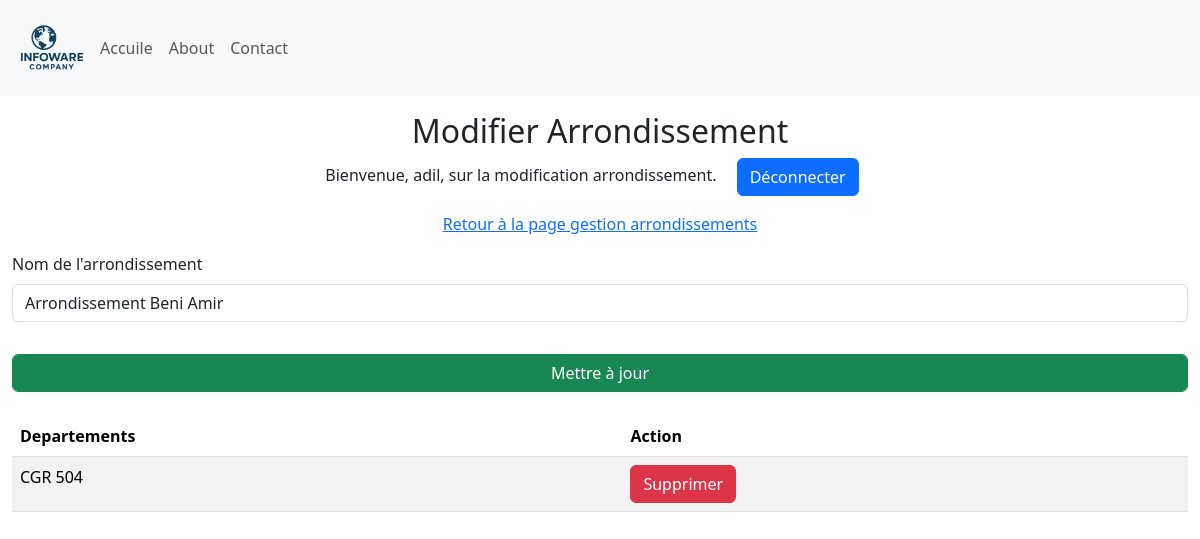
Page /update_arrondissement/4 (signed in) on the earlier database version.
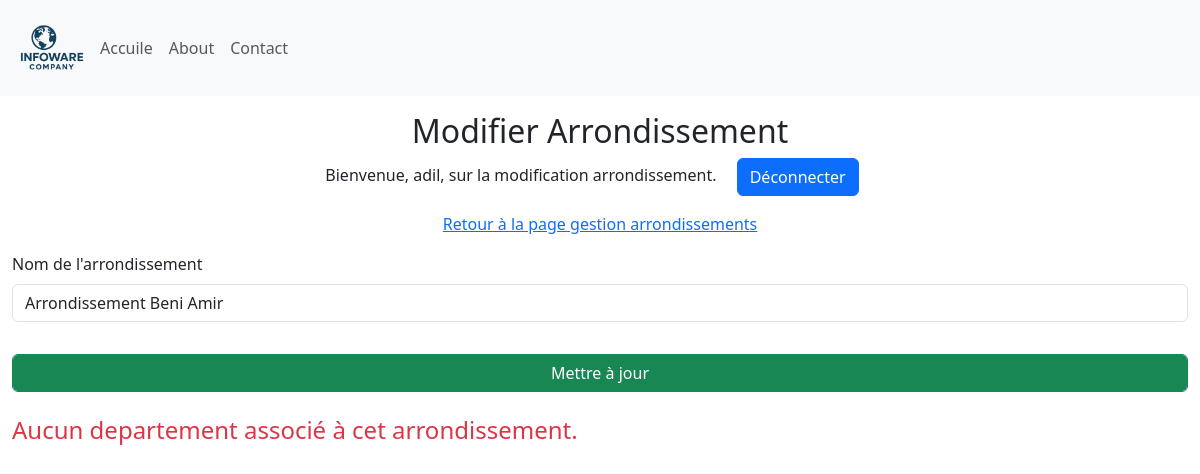
Same page on the later database version.
### Site/models.py (models this page shows, shortened)
class Arondissement(db.Model):
    id = db.Column(db.Integer, primary_key=True)
    arondissement = db.Column(db.String(25), unique=True, nullable=False)
    departement = db.relationship('Departement', backref='Departement', lazy=True)

class Departement(db.Model):
    id = db.Column(db.Integer, primary_key=True)
    departement = db.Column(db.String(25), unique=True, nullable=False)
    arondissement = db.Column(db.Integer, db.ForeignKey('arondissement.id'), nullable=False)

### Site/dashbord/arrondissement.py (the view)
@arrondissement.route('/update_arrondissement/<int:arrondissement_id>', methods=['GET', 'POST'])
def update_arrondissement(arrondissement_id):
    if 'user' not in session:
        return redirect(url_for('admin.admin'))
    arrondissement = Arondissement.query.get_or_404(arrondissement_id)
    if request.method == 'POST':
        new_name = request.form.get('arrondissementName')
        if new_name:
            arrondissement.arondissement = new_name
            db.session.commit()
            return redirect(url_for('arrondissement.manage_Arrondissements'))
    return render_template('update_arondissement.html', name=session['user'], arrondissement=arrondissement, departements=arrondissement.departement)

### Site/templates/update_arondissement.html (shortened to what this page needs)
{% extends 'base.html' %}
{% block body %}
<div class="container-fluid">
    <div class="row">
        <div class="col-12  my-3">
            <div class="text-center">
                <h2>Modifier Arrondissement</h2>
                <p>Bienvenue, {{ name }}, sur la modification arrondissement. <a class="mx-3 btn btn-primary" href="{{ url_for('admin.logout') }}"">Déconnecter</a></p>
                <p><a href="{{ url_for('arrondissement.manage_Arrondissements') }}">Retour à la page gestion arrondissements</a> </p>
            </div>
           <form method="POST">
                <div class="mb-3">
                    <label for="arrondissementName" class="form-label">Nom de l'arrondissement</label>
                    <input type="text" class="form-control" id="arrondissementName" name="arrondissementName" value="{{ arrondissement.arondissement }}" required>
                </div>
                <div class="mb-3">
                    <input type="submit" class="form-control btn btn-success mt-3" value="Mettre à jour">
                </div>
            </form>
                {% if departements %}
                <table class="table table-striped mt-4 ">
                    <thead>
                        <tr>
                          <th scope="col">Departements</th>
                          <th scope="col">Action</th>
                        </tr>
                      </thead>
                      <tbody>
                        {% for departement in departements %}
                        <tr>
                          <td>{{ departement.departement }}</td>
                          <td>
                             <a href ="{{ url_for('departement.delete_departement', departement_id=departement.id) }}" onclick="return confirm('Êtes-vous sûr de vouloir supprimer cet arrondissement ?');"  class="btn btn-danger">Supprimer</a>
                          </td>
                        </tr>
                        {% endfor %}
                </table>
                {% else %}
                <p class="mt-4 text-danger h4">Aucun departement associé à cet arrondissement.</p>
                {% endif %}
        </div>
    </div>
</div>
{% endblock %}

### Site/templates/base.html (shortened to what this page needs)
<!DOCTYPE html>
<html lang="fr">
<head>
    <link href="https://cdn.jsdelivr.net/npm/bootstrap@5.3.8/dist/css/bootstrap.min.css" rel="stylesheet">
    <link rel="stylesheet" href={{url_for('static', filename='style.css')}}>
</head>
<body>
    <nav class="navbar navbar-expand-lg bg-light" >
        <div class="container-fluid" >
          <img width="80px" src="{{url_for('static', filename='logo.png')}}" alt="logo">
          <div class="collapse navbar-collapse" id="navbarNav">
            <ul class="navbar-nav">
              <li class="nav-item">
                <a class="nav-link"  href="{{ url_for('main.home') }}">Accuile</a>
              </li>
              <li class="nav-item">
                <a class="nav-link" href={{ url_for('about.about_page') }}>About</a>
              </li>
              <li class="nav-item">
                <a class="nav-link" href="#">Contact</a>
              </li>
            </ul>
          </div>
        </div>
      </nav>
      {% block body %}{% endblock %}
</body>
</html>

### Site/static/style.css (style rules this page uses)
* { margin: 0; padding: 0; box-sizing: border-box; }
:root { --primary-color: #0056b3; --secondary-color: #f8f9fa; --text-color: #333; --highlight-color: #007bff; }
body { font-family: 'Segoe UI', Tahoma, Geneva, Verdana, sans-serif; }

Differences in the rows shown:
removed Departement: departement "CGR 504"
Other differences:
text no longer shown: "Departements Action"
text now shown: "Aucun departement associé à cet arrondissement."
